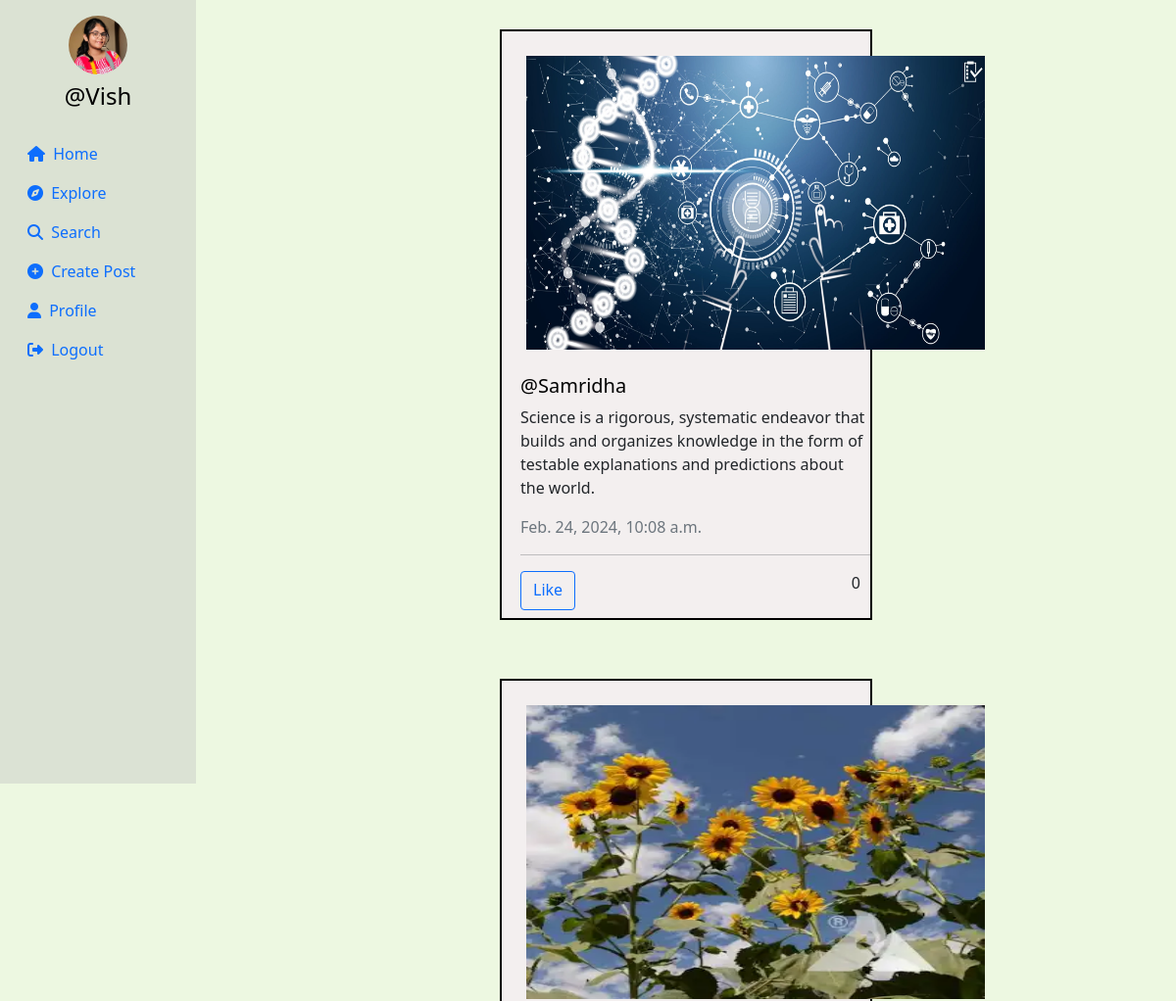
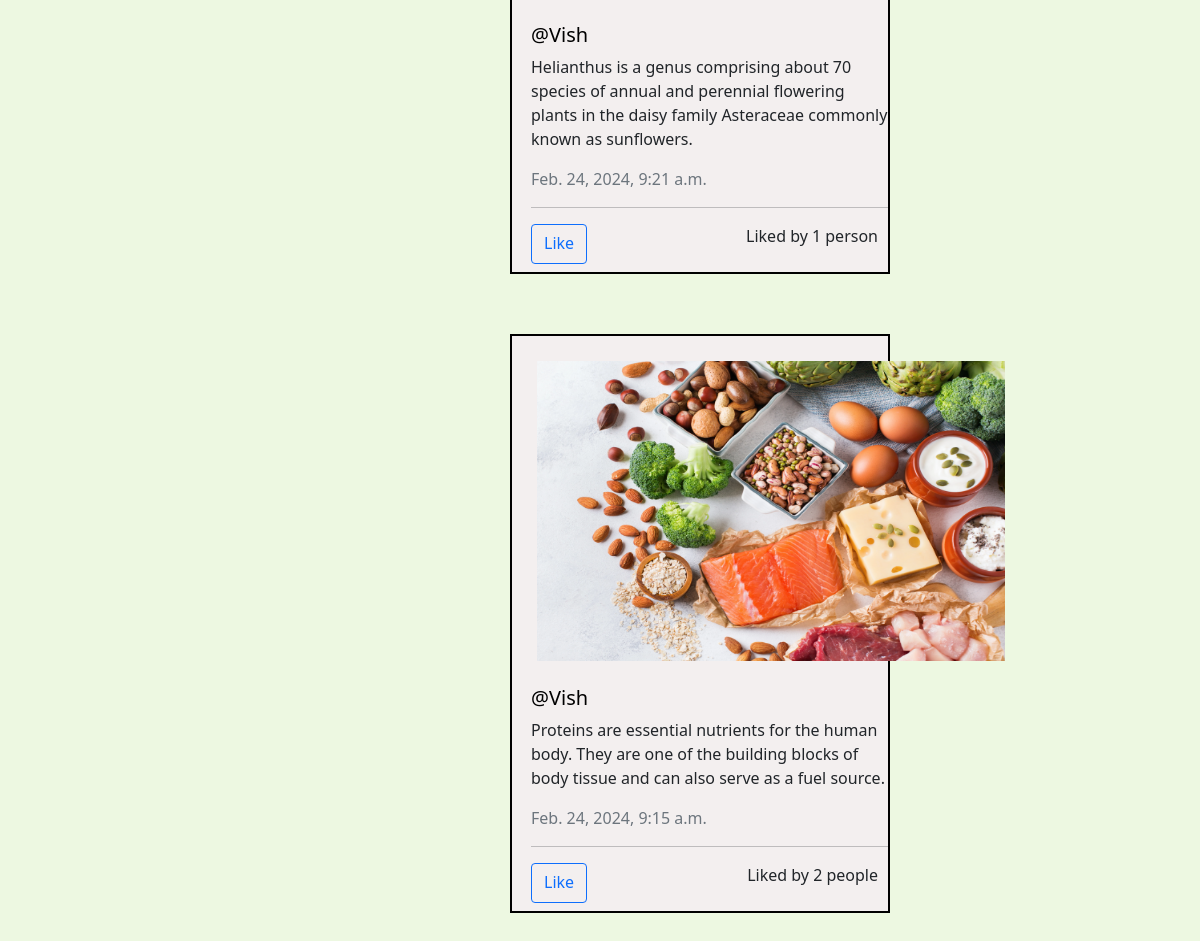
Screenshot of / (signed in) with the database file from the repository (2 pictures, top to bottom).
### userauth/models.py (models this page shows, shortened)
class Profile(models.Model):
    user = models.ForeignKey(User, on_delete=models.CASCADE)
    id_user = models.IntegerField(primary_key=True, default=0)
    bio = models.TextField(blank=True, default='')
    profileimg = models.ImageField(upload_to='profile_images', default='blank-profile-picture.png')
    location = models.CharField(max_length=100, blank=True, default='')

class Post(models.Model):
    id = models.UUIDField(primary_key=True, default=uuid.uuid4)
    user = models.CharField(max_length=100)
    image = models.ImageField(upload_to='post_images')
    caption = models.TextField()
    created_at = models.DateTimeField(default=datetime.now)
    no_of_likes = models.IntegerField(default=0)

### userauth/views.py (the view)
# urls.py: path('',views.home),
@login_required(login_url='/loginn')
def home(request):
    following_users = Followers.objects.filter(follower=request.user.username).values_list('user', flat=True)
    post = Post.objects.filter(Q(user=request.user.username) | Q(user__in=following_users)).order_by('-created_at')
    profile = Profile.objects.get(user=request.user)
    context = {
        'post': post,
        'profile': profile,
    }
    return render(request, 'main.html',context)

### templates/main.html (shortened to what this page needs)
{% load static %}
<!DOCTYPE html>
<html lang="en">
<head>
    <link rel="stylesheet" href="https://maxcdn.bootstrapcdn.com/bootstrap/4.5.2/css/bootstrap.min.css">
    <link href="https://cdn.jsdelivr.net/npm/bootstrap@5.0.2/dist/css/bootstrap.min.css" rel="stylesheet"
>
    <link rel="stylesheet" href="{% static 'css/app.css' %}">
</head>
<body>
<div class="container-fluid">
    <div class="row">
        <nav class="col-md-2 d-none d-md-block sidebar " style="position: fixed;">
            <div class="text-center mt-3">
                <img src="{{profile.profileimg.url}}" alt="Profile Picture" class="profile-pic">
                <h4 class="mt-2"><a href="/profile/{{user}}" style="text-decoration:none;">@{{user}}</a></h4>
            </div>
            <ul class="nav flex-column mt-4">
                <li class="nav-item">
                    <a class="nav-link active" href="/">
                        <i class="fa-solid fa-house mr-1"></i> Home
                    </a>
                </li>
                <li class="nav-item">
                    <a class="nav-link" href="/explore">
                        <i class="fa-solid fa-compass mr-1"></i> Explore
                    </a>
                </li>
                <li class="nav-item">
                    <a class="nav-link" href="#" data-bs-toggle="modal" data-bs-target="#exampleModal3">
                        <i class="fa-solid fa-magnifying-glass mr-1"></i> Search
                    </a>
                </li>
                <li class="nav-item">
                    <a class="nav-link" href="#" data-bs-toggle="modal" data-bs-target="#exampleModal"
                        data-bs-whatever="@getbootstrap">
                        <i class="fa-solid fa-circle-plus mr-1"></i> Create Post
                    </a>
                </li>
                <li class="nav-item">
                    <a class="nav-link" href="/profile/{{user}}">
                        <i class="fa-solid fa-user mr-1"></i> Profile
                    </a>
                </li>
                <li class="nav-item">
                    <a class="nav-link" href="/logout">
                        <i class="fa-solid fa-right-from-bracket mr-1"></i> Logout
                    </a>
                </li>
            </ul>
        </nav>
        <main role="main" class="col-md-9 ml-sm-auto col-lg-10 px-md-4">
        <html lang="en">
            <head>
            </head>
        <body>
            <div>{% for pos in post %}
                <div class="container " id="{{pos.id}}">
                    <div class="row">
                        <div class="col-md-6 mx-auto">
                            <div class="post-card"style="border: 2px solid black;margin: 30px;">
                                <img src="{{pos.image.url}}" alt="Post Image" class="post-image"
                                    style="height: 300px; width:468px; margin: 25px;">
                                <div class="post-content"style="margin-left: 19px;">
                                    <h5><a href="/profile/{{pos.user}}" style="text-decoration: blueviolet;">@{{pos.user}}</a></h5>
                                    <p>{{pos.caption}}</p>
                                    <p class="text-muted">{{pos.created_at}}</p>
                                    <hr>
                                    <div class="d-flex justify-content-between" style="margin-bottom: 8px; margin-right:10px;">
                                        <a href="/like-post/{{pos.id}}" class="btn btn-outline-primary">Like</a>
                                        {% if pos.no_of_likes == 0 %}
                                        <p>0</p>
                                        {% elif pos.no_of_likes == 1 %}
                                        <p>Liked by {{pos.no_of_likes}} person</p>
                                        {% else %}
                                        <p>Liked by {{pos.no_of_likes}} people</p>
                                        {% endif %}
                                    </div>
                                </div>
                            </div>
                        </div>
                    </div>
                </div>
                {% endfor %}
            </div>
        </main>
    </div>
</div>
</body>
</html>

### templates/modal.html (shortened to what this page needs)
{% load static %}

### templates/search.html (shortened to what this page needs)
{% load static %}

### templates/main.html (style rules this page uses)
.sidebar { background-color: rgba(191, 191, 190, 0.386); height: 100vh; color: rgb(17, 16, 16); }
.profile-pic { width: 60px; height: 60px; border-radius: 50%; object-fit: cover; }
a { color: black; }
body { background-color: #e7f6d6b9; }
.post-card { background-color: rgb(243, 239, 239); border: 2px solid black; margin: 30px; }

### rows the page displays
Profile: profileimg (picture)
Post: image (picture), user "Samridha", caption "Science is a rigorous, systematic endeavor that builds and organizes knowledge in the form of testable explanations and predictions about the world.", created_at "Feb. 24, 2024, 10:08 a.m.", no_of_likes "0"
Post: image (picture), user "Vish", caption "Helianthus is a genus comprising about 70 species of annual and perennial flowering plants in the daisy family Asteraceae commonly known as sunflowers.", created_at "Feb. 24, 2024, 9:21 a.m.", no_of_likes "1"
Post: image (picture), user "Vish", caption "Proteins are essential nutrients for the human body. They are one of the building blocks of body tissue and can also serve as a fuel source.", created_at "Feb. 24, 2024, 9:15 a.m.", no_of_likes "2"

### other values shown
{{ user }} "Vish"
